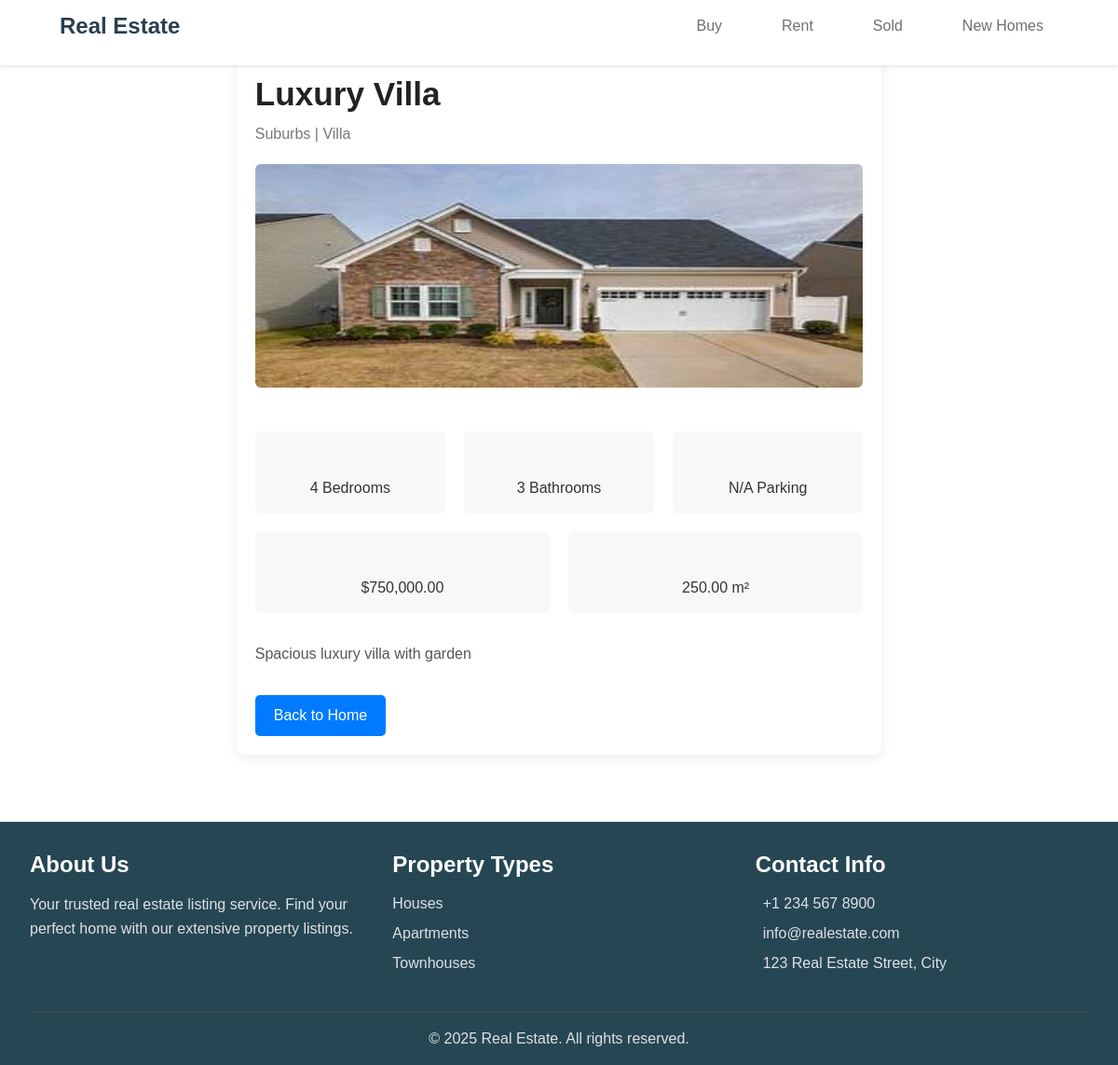
The page /property.php?id=2 on the database its author committed.
### tables this page shows
CREATE TABLE `properties` (
  `id` int(11) NOT NULL AUTO_INCREMENT,
  `title` varchar(100) NOT NULL,
  `description` text DEFAULT NULL,
  `price` decimal(10,2) DEFAULT NULL,
  `location` varchar(100) DEFAULT NULL,
  `property_type` varchar(50) DEFAULT NULL,
  `bedrooms` int(11) DEFAULT NULL,
  `bathrooms` int(11) DEFAULT NULL,
  `area` decimal(10,2) DEFAULT NULL,
  `featured` tinyint(1) DEFAULT 0,
  `image_url` varchar(255) DEFAULT NULL,
  `created_at` timestamp NOT NULL DEFAULT current_timestamp(),
  `category_id` int(11) DEFAULT NULL,
  `status` varchar(50) DEFAULT 'available',
  `is_new` tinyint(1) DEFAULT 0,
  PRIMARY KEY (`id`),
  KEY `category_id` (`category_id`)
);

### property.php (the view, shortened to what this page needs)
<?php
require_once 'includes/database.php';
$property_id = (int)$_GET['id'];
$stmt = $conn->prepare("SELECT * FROM properties WHERE id = ?");
$stmt->execute([$property_id]);
$property = $stmt->fetch(PDO::FETCH_ASSOC);
?>
<!DOCTYPE html>
<html lang="en">
<head>
    <link rel="stylesheet" href="assets/css/property.css">
    <link rel="stylesheet" href="assets/css/variables.css" as="style">
    <link rel="stylesheet" href="assets/css/main.css" as="style">
    <link rel="stylesheet" href="assets/css/home.css" as="style">
</head>
<body>
    <?php include 'includes/header.php'; ?>
    <main class="property-details">
        <div class="property-container">
    <div class="property-header">
        <h1><?= htmlspecialchars($property['title']) ?></h1>
        <div class="property-meta"><?= htmlspecialchars($property['location']) ?> | <?= ucfirst($property['property_type']) ?></div>
    </div>
    <img class="property-image" src="<?= htmlspecialchars($property['image_url']) ?>" alt="<?= htmlspecialchars($property['title']) ?>">
    <div class="property-details">
        <div class="property-detail"><i class="fas fa-bed"></i><br><?= $property['bedrooms'] ?> Bedrooms</div>
        <div class="property-detail"><i class="fas fa-bath"></i><br><?= $property['bathrooms'] ?> Bathrooms</div>
        <div class="property-detail"><i class="fas fa-car"></i><br><?= $property['parking'] ?? 'N/A' ?> Parking</div>
        <div class="property-detail"><i class="fas fa-dollar-sign"></i><br>$<?= number_format($property['price'], 2) ?></div>
        <div class="property-detail"><i class="fas fa-vector-square"></i><br><?= $property['area'] ?> m²</div>
    </div>
    <div class="property-description">
        <?= nl2br(htmlspecialchars($property['description'])) ?>
    </div>
    <a class="back-to-home" href="index.php"><i class="fas fa-arrow-left"></i> Back to Home</a>
</div>
    </main>
    <?php include 'includes/footer.php'; ?>
</body>
</html>

### assets/css/property.css (style rules this page uses)
.property-container { max-width: 1100px; margin: 40px auto; padding: 20px; background-color: #ffffff; border-radius: 8px; box-shadow: 0 4px 12px rgba(0, 0, 0, 0.08); font-family: 'Poppins', sans-serif; color: #333; }
.property-header { display: flex; flex-direction: column; align-items: flex-start; }
.property-header h1 { font-size: 2.2rem; margin-bottom: 10px; color: #222; }
.property-meta { font-size: 1rem; color: #777; margin-bottom: 20px; }
.property-image { width: 100%; height: auto; border-radius: 6px; margin-bottom: 20px; }
.property-details { display: flex; flex-wrap: wrap; gap: 20px; margin-top: 20px; }
.property-detail { flex: 1 1 200px; background: #f8f8f8; padding: 15px; border-radius: 6px; text-align: center; }
.property-description { margin-top: 30px; line-height: 1.7; color: #555; }
.back-to-home { display: inline-block; margin-top: 30px; padding: 10px 20px; background-color: #007bff; color: #fff; text-decoration: none; border-radius: 5px; transition: background 0.3s ease; }

### assets/css/variables.css (style rules this page uses)
:root { --color-primary: #2A9D8F; --color-secondary: #E9C46A; --color-accent: #E76F51; --color-dark: #264653; --color-light: #F4F1DE; --color-white: #FFFFFF; --color-gray-100: #F8F9FA; --color-gray-200: #E9ECEF; --color-gray-300: #DEE2E6; --color-gray-400: #CED4DA; --color-gray-500: #ADB5BD; --color-gray-600: #6C757D; --color-gray-700: #495057; --color-gray-800: #343A40; --color-gray-900: #212529; --font-primary: 'Poppins', sans-serif; --font-secondary: 'Playfair Display', serif; --font-size-base: 16px; --font-size-h1: 3.5rem; --font-size-h2: 2.5rem; --font-size-h3: 2rem; --font-size-h4: 1.5rem; --font-size-small: 0.875rem; --spacing-xs: 0.25rem; --spacing-sm: 0.5rem; --spacing-md: 1rem; --spacing-lg: 1.5rem; --spacing-xl: 2rem; --spacing-2xl: 3rem; --spacing-3xl: 4rem; --container-max-width: 1200px; --container-padding: var(--spacing-lg); --section-spacing-vertical: var(--spacing-2xl); --section-spacing-horizontal: var(--spacing-lg); --border-radius-sm: 4px; --border-radius-md: 8px; --border-radius-lg: 16px; --border-radius-xl: 24px; --shadow-sm: 0 2px 4px rgba(0,0,0,0.05); --shadow-md: 0 4px 6px rgba(0,0,0,0.1); --shadow-lg: 0 10px 15px rgba(0,0,0,0.1); --transition-fast: 0.2s ease; --transition-normal: 0.3s ease; --transition-slow: 0.5s ease; }

### assets/css/main.css (style rules this page uses)
:root { --primary-color: #2c5282; --secondary-color: #4a5568; }
* { margin: 0; padding: 0; box-sizing: border-box; }
body { font-family: var(--font-primary); font-size: var(--font-size-base); line-height: 1.5; color: var(--text-color); background-color: var(--background-color); }
h1, h2, h3, h4, h5, h6 { margin-bottom: var(--spacing-md); font-weight: bold; line-height: 1.2; }
h1 { font-size: var(--font-size-h1); }
a { color: var(--secondary-color); text-decoration: none; transition: color var(--transition-speed); }
main { margin-top: 80px; min-height: calc(100vh - 80px - 400px); }

### assets/css/home.css (style rules this page uses)
.property-image { position: relative; height: 240px; overflow: hidden; }

### rows shown on the page
properties: title "Luxury Villa", location "Suburbs", property_type "Villa", image_url (picture), bedrooms "4", bathrooms "3", price "750,000.00", area "250.00", description "Spacious luxury villa with garden"

### other values the page prints
$property['parking'] "N/A"
